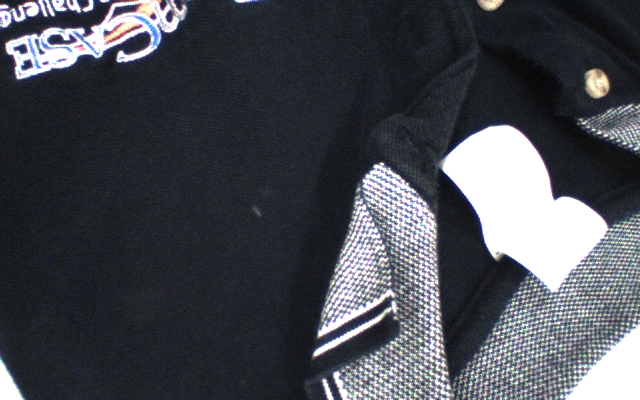
%> input picture EECS 484 Computational Intelligence - Wyatt Newman - 2018 Fall/Projects/PS2/starter_code_and_data/case_polo2.png, 640 x 400 px, given in place of case_polo2.png1.png, which was not available
$ octave --eval "save_subsamples('case_polo2.png');"   (GNU Octave 9; MATLAB toolbox functions it lacks are replaced by stand-ins)
%> lines starting %> are read from the running program, lines starting %| are printed output that depends on the picture; pictures that were not available may be replaced by others from this repository, and a replacement may not be noted
%> in save_subsamples, A is the input picture: size 400x640x3 uint8; mean R, G, B 70.8, 73.6, 80.4
### EECS 484 Computational Intelligence - Wyatt Newman - 2018 Fall/Projects/PS2/starter_code_and_data/sample_colors_from_image.m
function [ color_samps, scaled_color_samps, cubes_vec ] = sample_colors_from_image( image_in,nsamps,ndivs)
%> called with nsamps = 10000, ndivs = 8
%sample_colors_from_image read in an image; output transformed samples
%   given a presumed 640x480 image, crop it to a window near the center
%   convert this sub-image to HSV
%   scale the S term so all 3 components range ~[0,1]
%   sample this transformed image w/ nsamps random samples of pixels
%   for each such pixel, classify it as belonging to one of
%   ndivs*ndivs*ndivs cubes.  List these cubes in a vector (string out the ndivs x ndivs x ndivs cube)
%   and populate this structure with number of samples that are classfied
%   within each cube
%   return "cubes_vec" as the most useful output;  this will be a feature
%   vector;  Later, compress this feature vector into a smaller-dimensional
%   feature vector of the most important components

%assumes 640 by 480 color image input, RGB
%let's crop A to make image B
%size(image_in);
B = image_in(200:400,150:250,:);
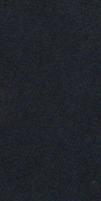
%> B: size 201x101x3 uint8; mean R, G, B 32.1, 35.6, 42.1
%C = B;
B = rgb2hsv(B);
%> B: size 201x101x3 double; mean H, S, V 0.605, 0.238, 0.165
%B(:,2) = B(:,2)*2; %double the S component
%B = round(B*ndivs);
%image(B)
%reorganize B into a list of color vecs:
nrows = size(B,1);
%> nrows = 201
ncols = size(B,2);
%> ncols = 101
nclr = size(B,3);
%> nclr = 3
clrvecs = reshape(B,nrows*ncols,3);

cubes_vec = zeros(ndivs*ndivs*ndivs,1);

%randomly sample nsamps from this list of color vecs
npts_clrvecs = size(clrvecs,1);
%> npts_clrvecs = 20301
%nsamps = 100;
rng('shuffle');
color_samps = zeros(nsamps,3);
for i=1:nsamps
    index = unidrnd(npts_clrvecs);
    color_samps(i,:) = clrvecs(index,:);
end
scaled_color_samps= color_samps;
scaled_color_samps(:,2)=scaled_color_samps(:,2)*2;
scaled_color_samps = round(scaled_color_samps*(ndivs-1));

%try normalizing the colors:
% for i=1:nsamps
%     color_samps(i,:)= color_samps(i,:)/(sum(color_samps(i,:)));
% end
for i=1:nsamps
    color = scaled_color_samps(i,:);
    cubenum = color(1)*ndivs*ndivs+color(2)*ndivs+color(3)+1;
    cubes_vec(cubenum)= cubes_vec(cubenum)+1;
end
%> this loop made 10000 passes
%> (color, cubenum) on passes 1 to 3: ([5 3 1], 346), ([4 3 1], 282), ([3 2 1], 210)
%> after the loop, cubes_vec = 512 values, max 2995 at index 290, min 0 at index 1, mean 19.53
%cubes_vec
end

### EECS 484 Computational Intelligence - Wyatt Newman - 2018 Fall/Projects/PS2/starter_code_and_data/save_subsamples.m
function save_subsamples(fname_root)
%program to read in an image and create a collection of
%transformed output images--multiple samples from multiple snapshots of
%single garment
ndivs = 8;
nsamps = 10000; %this many pixels per sample, i.e. sub-image
n_subimages = 11 %this many transformed images from each input image
%ncubes_compressed = 10;

%fname_root = 'case_polo';
fname_read = strcat(fname_root,'1.png')
%fname = 'case_polo1.png'
A=imread(fname_read);
image(A);

%w/ chosen occupancy resolution, there are this many cubes:
ncubes_large = ndivs*ndivs*ndivs %organize images by memberships in cubes in chosen color space
%store sub-samples in a matrix, with each column = a transformed image,
%ncubes_large x 1
%large_cubes_matrix= zeros(ncubes_large,n_subimages);

%initialize large_cubes_matrix to first column vector
[ color_samps1, scaled_color_samps, large_cubes_matrix ] = sample_colors_from_image( A,nsamps, ndivs );
%> large_cubes_matrix has the same summary as cubes_vec in sample_colors_from_image
for ipic=1:n_subimages-1
    [ color_samps1, scaled_color_samps, cubes_vec ] = sample_colors_from_image( A,nsamps, ndivs );
    large_cubes_matrix = [large_cubes_matrix,cubes_vec];
    %large_cubes_matrix(:,ipic) = cubes_vec; %save each sampled, transformed image
end


fname_read = strcat(fname_root,'2.png') %read in second snapshot
A=imread(fname_read);
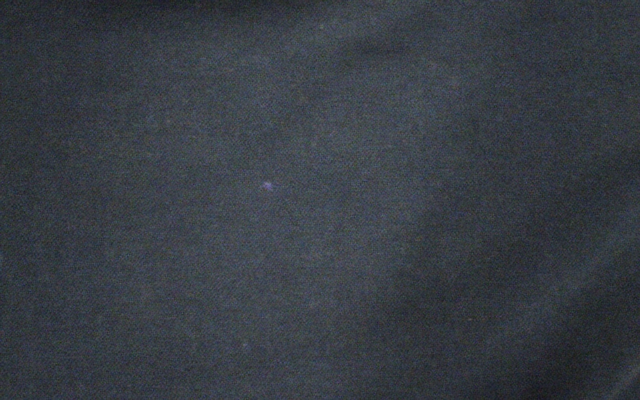
%> input picture EECS 484 Computational Intelligence - Wyatt Newman - 2018 Fall/Projects/PS2/starter_code_and_data/case_polo3.png, 640 x 400 px, given in place of case_polo2.png2.png, which was not available
%> A is the input picture: size 400x640x3 uint8; mean R, G, B 55.6, 60.8, 67.7
image(A); %display--just for debug
for ipic=1:n_subimages
    [ color_samps1, scaled_color_samps, cubes_vec ] = sample_colors_from_image( A,nsamps, ndivs );
    large_cubes_matrix = [large_cubes_matrix,cubes_vec];
end
%> this loop made 11 passes
%> pass 1, in sample_colors_from_image (call 12), `B = image_in(200:400,150:250,:);`:
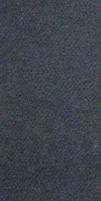
%> B: size 201x101x3 uint8; mean R, G, B 61.8, 67.3, 75.1

fname_read = strcat(fname_root,'3.png') %read in third snapshot
%> (the run ends here)
